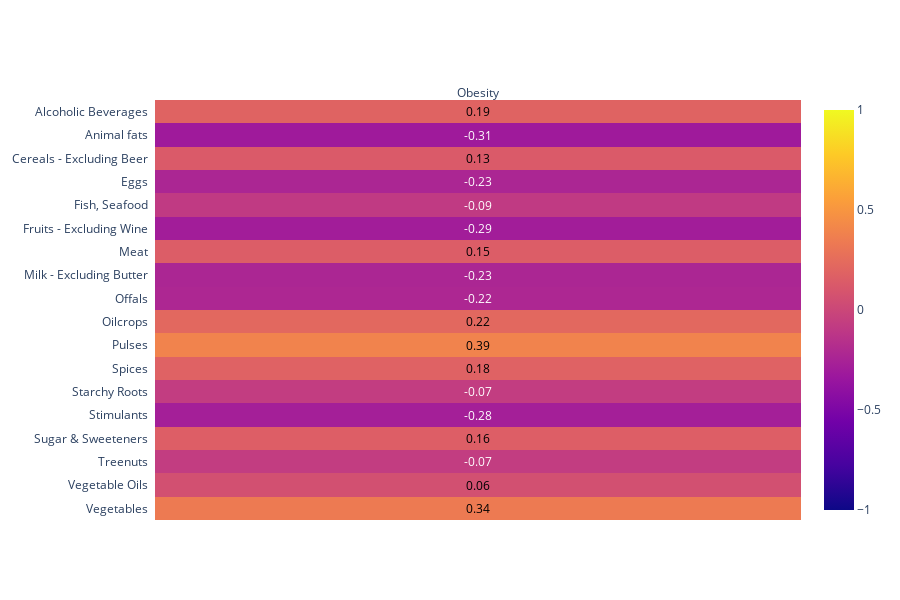

This figure's notebook cell:
### Code cell
import dash
import dash_core_components as dcc
import dash_html_components as html
from dash.dependencies import Input, Output
import plotly.express as px
import urllib.request as urllib

# from urllib.request import urlopen
import pandas as pd
import plotly.graph_objs as go
import plotly.figure_factory as ff
import numpy as np

path = "https://raw.githubusercontent.com/FranzMichaelFrank/health_eu/main/"
df_scatter = pd.read_csv(path + "scatter_data.csv", dtype={"id": str})

foods_r = [
    "Vegetables",
    "Vegetable Oils",
    "Treenuts",
    "Sugar & Sweeteners",
    "Stimulants",
    "Starchy Roots",
    "Spices",
    "Pulses",
    "Oilcrops",
    "Offals",
    "Milk - Excluding Butter",
    "Meat",
    "Fruits - Excluding Wine",
    "Fish, Seafood",
    "Eggs",
    "Cereals - Excluding Beer",
    "Animal fats",
    "Alcoholic Beverages",
]
foods_health = [
    "Vegetables",
    "Vegetable Oils",
    "Treenuts",
    "Sugar & Sweeteners",
    "Stimulants",
    "Starchy Roots",
    "Spices",
    "Pulses",
    "Oilcrops",
    "Offals",
    "Milk - Excluding Butter",
    "Meat",
    "Fruits - Excluding Wine",
    "Fish, Seafood",
    "Eggs",
    "Cereals - Excluding Beer",
    "Animal fats",
    "Alcoholic Beverages",
    "Obesity",
    "Diabetes Prevalence",
    "Cardiovascular Death Rate",
    "Life Expectancy",
    "Health Expenditure",
]

df_corr_r = df_scatter[foods_health]
df_corr_round = df_corr_r.corr()[["Obesity"]].T[foods_r].T.round(2)
# , "Diabetes Prevalence", "Cardiovascular Death Rate", "Life Expectancy", "Health Expenditure"
fig_cor = ff.create_annotated_heatmap(
    z=df_corr_round.to_numpy(),
    x=df_corr_round.columns.tolist(),
    y=df_corr_round.index.tolist(),
    zmax=1,
    zmin=-1,
    showscale=True,
    hoverongaps=True,
)
fig_cor.update_layout(
    legend=dict(orientation="h", yanchor="bottom", y=1.02, xanchor="right", x=1)
)
# fig_cor.update_layout(yaxis_tickangle=-45)
fig_cor.update_layout(xaxis_tickangle=0)
fig_cor.update_layout(title_text="", height=600)
fig_cor.show()

### Figure 1 — Plotly figure (JSON) as saved in the notebook; plotly's stock layout.template omitted (floating-point values rounded to 4 significant figures)
{"data": [{"colorscale": [[0, "#0d0887"], [0.1111, "#46039f"], [0.2222, "#7201a8"], [0.3333, "#9c179e"], [0.4444, "#bd3786"], [0.5556, "#d8576b"], [0.6667, "#ed7953"], [0.7778, "#fb9f3a"], [0.8889, "#fdca26"], [1, "#f0f921"]], "hoverongaps": true, "reversescale": false, "showscale": true, "type": "heatmap", "x": ["Obesity"], "y": ["Vegetables", "Vegetable Oils", "Treenuts", "Sugar & Sweeteners", "Stimulants", "Starchy Roots", "Spices", "Pulses", "Oilcrops", "Offals", "Milk - Excluding Butter", "Meat", "Fruits - Excluding Wine", "Fish, Seafood", "Eggs", "Cereals - Excluding Beer", "Animal fats", "Alcoholic Beverages"], "z": [[0.34], [0.06], [-0.07], [0.16], [-0.28], [-0.07], [0.18], [0.39], [0.22], [-0.22], [-0.23], [0.15], [-0.29], [-0.09], [-0.23], [0.13], [-0.31], [0.19]], "zmax": 1, "zmin": -1}], "layout": {"annotations": [{"font": {"color": "#000000"}, "showarrow": false, "text": "0.34", "x": "Obesity", "xref": "x", "y": "Vegetables", "yref": "y"}, {"font": {"color": "#000000"}, "showarrow": false, "text": "0.06", "x": "Obesity", "xref": "x", "y": "Vegetable Oils", "yref": "y"}, {"font": {"color": "#FFFFFF"}, "showarrow": false, "text": "-0.07", "x": "Obesity", "xref": "x", "y": "Treenuts", "yref": "y"}, {"font": {"color": "#000000"}, "showarrow": false, "text": "0.16", "x": "Obesity", "xref": "x", "y": "Sugar & Sweeteners", "yref": "y"}, {"font": {"color": "#FFFFFF"}, "showarrow": false, "text": "-0.28", "x": "Obesity", "xref": "x", "y": "Stimulants", "yref": "y"}, {"font": {"color": "#FFFFFF"}, "showarrow": false, "text": "-0.07", "x": "Obesity", "xref": "x", "y": "Starchy Roots", "yref": "y"}, {"font": {"color": "#000000"}, "showarrow": false, "text": "0.18", "x": "Obesity", "xref": "x", "y": "Spices", "yref": "y"}, {"font": {"color": "#000000"}, "showarrow": false, "text": "0.39", "x": "Obesity", "xref": "x", "y": "Pulses", "yref": "y"}, {"font": {"color": "#000000"}, "showarrow": false, "text": "0.22", "x": "Obesity", "xref": "x", "y": "Oilcrops", "yref": "y"}, {"font": {"color": "#FFFFFF"}, "showarrow": false, "text": "-0.22", "x": "Obesity", "xref": "x", "y": "Offals", "yref": "y"}, {"font": {"color": "#FFFFFF"}, "showarrow": false, "text": "-0.23", "x": "Obesity", "xref": "x", "y": "Milk - Excluding Butter", "yref": "y"}, {"font": {"color": "#000000"}, "showarrow": false, "text": "0.15", "x": "Obesity", "xref": "x", "y": "Meat", "yref": "y"}, {"font": {"color": "#FFFFFF"}, "showarrow": false, "text": "-0.29", "x": "Obesity", "xref": "x", "y": "Fruits - Excluding Wine", "yref": "y"}, {"font": {"color": "#FFFFFF"}, "showarrow": false, "text": "-0.09", "x": "Obesity", "xref": "x", "y": "Fish, Seafood", "yref": "y"}, {"font": {"color": "#FFFFFF"}, "showarrow": false, "text": "-0.23", "x": "Obesity", "xref": "x", "y": "Eggs", "yref": "y"}, {"font": {"color": "#000000"}, "showarrow": false, "text": "0.13", "x": "Obesity", "xref": "x", "y": "Cereals - Excluding Beer", "yref": "y"}, {"font": {"color": "#FFFFFF"}, "showarrow": false, "text": "-0.31", "x": "Obesity", "xref": "x", "y": "Animal fats", "yref": "y"}, {"font": {"color": "#000000"}, "showarrow": false, "text": "0.19", "x": "Obesity", "xref": "x", "y": "Alcoholic Beverages", "yref": "y"}], "height": 600, "legend": {"orientation": "h", "x": 1, "xanchor": "right", "y": 1.02, "yanchor": "bottom"}, "title": {"text": ""}, "xaxis": {"dtick": 1, "gridcolor": "rgb(0, 0, 0)", "side": "top", "tickangle": 0, "ticks": ""}, "yaxis": {"dtick": 1, "ticks": "", "ticksuffix": "  "}}}
